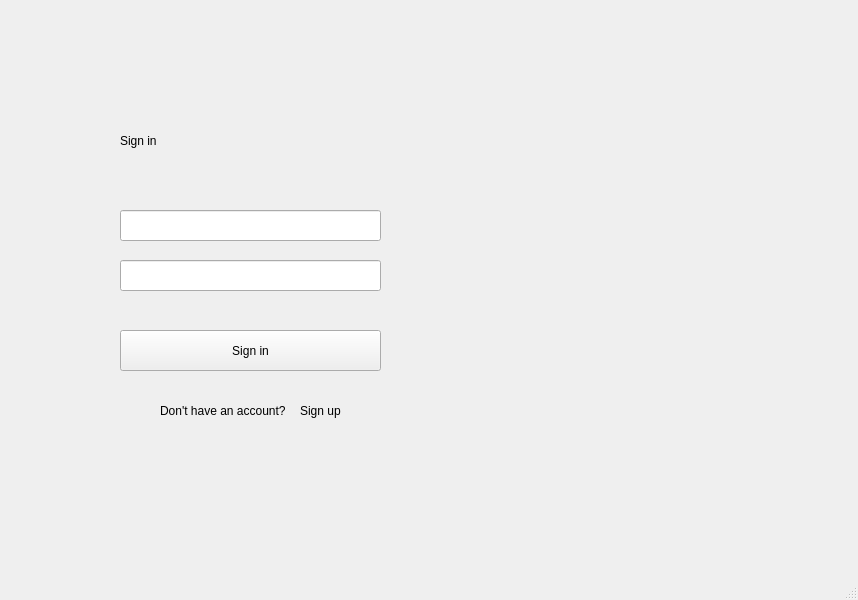
<?xml version="1.0" encoding="UTF-8"?>
<ui version="4.0">
 <class>MainWindow</class>
 <widget class="QMainWindow" name="MainWindow">
  <property name="geometry">
   <rect>
    <x>0</x>
    <y>0</y>
    <width>858</width>
    <height>600</height>
   </rect>
  </property>
  <property name="windowTitle">
   <string>MainWindow</string>
  </property>
  <widget class="QWidget" name="centralwidget">
   <widget class="QWidget" name="widget" native="true">
    <property name="geometry">
     <rect>
      <x>70</x>
      <y>60</y>
      <width>371</width>
      <height>431</height>
     </rect>
    </property>
    <widget class="QLabel" name="label">
     <property name="geometry">
      <rect>
       <x>50</x>
       <y>50</y>
       <width>261</width>
       <height>61</height>
      </rect>
     </property>
     <property name="text">
      <string>Sign in</string>
     </property>
    </widget>
    <widget class="QPushButton" name="pushButton">
     <property name="geometry">
      <rect>
       <x>50</x>
       <y>270</y>
       <width>261</width>
       <height>41</height>
      </rect>
     </property>
     <property name="text">
      <string>Sign in</string>
     </property>
    </widget>
    <widget class="QLabel" name="label_2">
     <property name="geometry">
      <rect>
       <x>90</x>
       <y>320</y>
       <width>131</width>
       <height>61</height>
      </rect>
     </property>
     <property name="text">
      <string>Don't have an account?</string>
     </property>
    </widget>
    <widget class="QLabel" name="label_3">
     <property name="geometry">
      <rect>
       <x>230</x>
       <y>320</y>
       <width>41</width>
       <height>61</height>
      </rect>
     </property>
     <property name="text">
      <string>Sign up</string>
     </property>
    </widget>
    <widget class="QLineEdit" name="lineEdit">
     <property name="geometry">
      <rect>
       <x>50</x>
       <y>150</y>
       <width>261</width>
       <height>31</height>
      </rect>
     </property>
    </widget>
    <widget class="QLineEdit" name="lineEdit_2">
     <property name="geometry">
      <rect>
       <x>50</x>
       <y>200</y>
       <width>261</width>
       <height>31</height>
      </rect>
     </property>
    </widget>
   </widget>
  </widget>
  <widget class="QMenuBar" name="menubar">
   <property name="geometry">
    <rect>
     <x>0</x>
     <y>0</y>
     <width>858</width>
     <height>22</height>
    </rect>
   </property>
  </widget>
  <widget class="QStatusBar" name="statusbar"/>
 </widget>
 <resources/>
 <connections/>
</ui>
